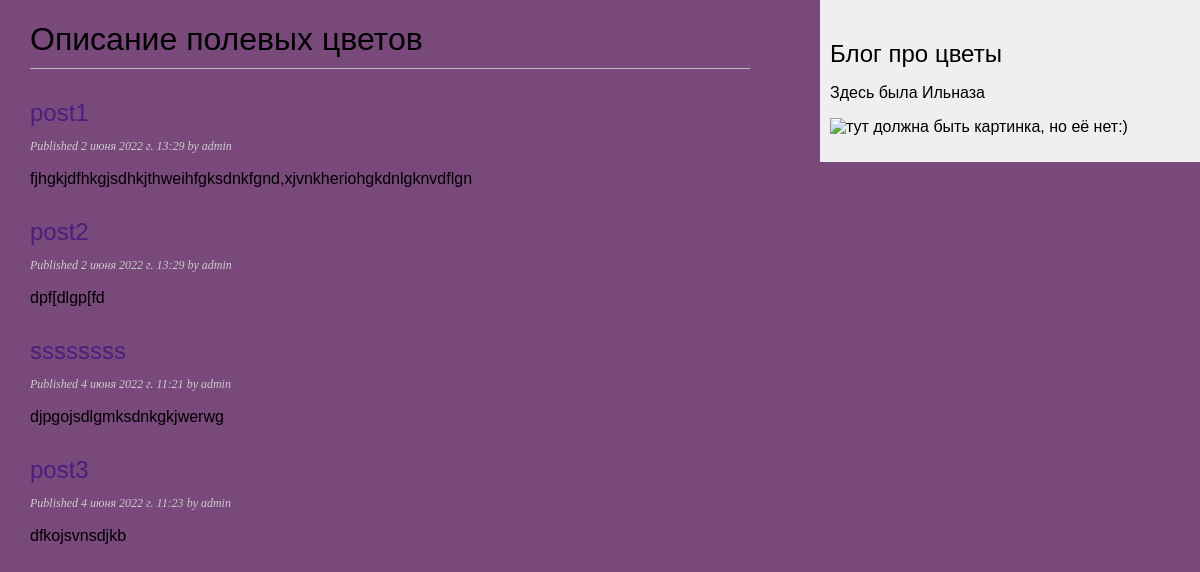
/blog/, run on an earlier commit of the app's database.
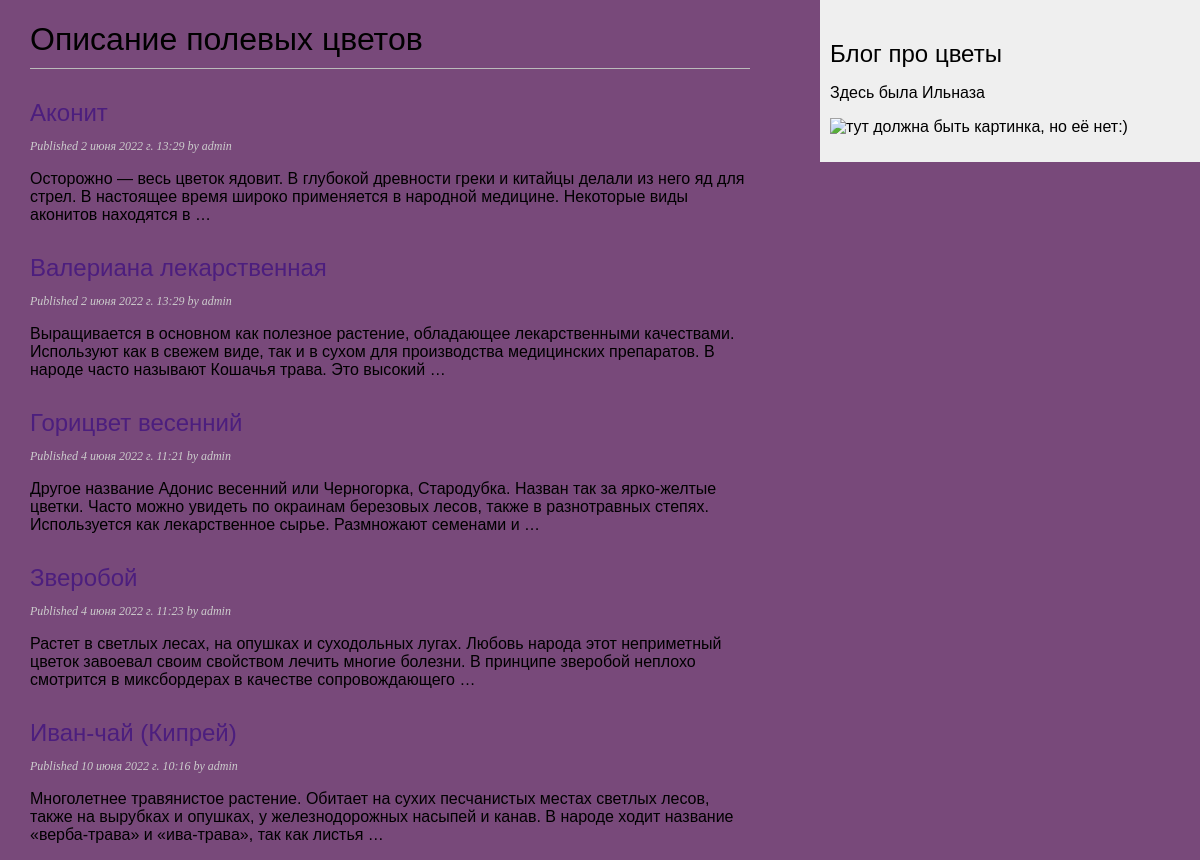
And on a later commit of the database.
### blog/models.py (models this page shows)
class Post(models.Model):
    class Status(models.TextChoices):
        DRAFT = 'DF', 'Draft'
        PUBLISHED = 'PB', 'Published'
    title = models.CharField(max_length=250)
    slug = models.SlugField(max_length=250)
    author = models.ForeignKey(User,
                               on_delete=models.CASCADE,
                               related_name='blog_posts')
    body = models.TextField()
    publish = models.DateTimeField(default=timezone.now)
    created = models.DateTimeField(auto_now_add=True)
    updated = models.DateTimeField(auto_now=True)
    status = models.CharField(max_length=2,
                              choices=Status.choices,
                              default=Status.DRAFT)
    objects = models.Manager() # The default manager.
    published = PublishedManager() # Our custom manager.

### blog/views.py (the view)
# urls.py: path('', views.post_list, name='post_list'),
def post_list(request):
    posts = Post.published.all()
    return render(request,
                 'blog/post/list.html',
                 {'posts': posts})

### blog/models.py (called while the page is built)
    def get_queryset(self):
        return super().get_queryset()\
                      .filter(status=Post.Status.PUBLISHED)

### blog/templates/blog/post/list.html (shortened to what this page needs)
{% extends "blog/base.html" %}
{% block content %}
  <h1>Описание полевых цветов</h1>
  {% for post in posts %}
    <h2>
      <a href="{% url 'blog:post_detail' post.id %}">
        {{ post.title }}
      </a>
    </h2>
    <p class="date">
      Published {{ post.publish }} by {{ post.author }}
    </p>
    {{ post.body|truncatewords:30|linebreaks }}
  {% endfor %}
{% endblock %}

### blog/templates/blog/base.html (shortened to what this page needs)
{% load static %}
<!DOCTYPE html>
<html>
<head>
  <link href="{% static "css/blog.css" %}" rel="stylesheet">
</head>
<body>
  <div id="content">
    {% block content %}
    {% endblock %}
  </div>
  <div id="sidebar">
    <h2>Блог про цветы</h2>
    <p>Здесь была Ильназа</p>
	<p><img src="https://www.maam.ru/upload/blogs/detsad-219171-1599324733.jpg" width="300" alt="тут должна быть картинка, но её нет:)"></p>
  </div>
</body>
</html>

### blog/static/css/blog.css (style rules this page uses)
body { margin:0; padding:0; font-family:helvetica, sans-serif; background-color: #78497a }
a { color:#00abff; text-decoration:none; }
h1 { font-weight:normal; border-bottom:1px solid #bbb; padding:0 0 10px 0; }
h2 { font-weight:normal; margin:30px 0 0; }
h2 a { color:#4c1e7e }
#content { float:left; width:60%; padding:0 0 0 30px; }
#sidebar { float:right; width:30%; padding:10px; background:#efefef; height:100%; }
p.date { color:#ccc; font-family: georgia, serif; font-size: 12px; font-style: italic; }

What changed in the data, as far as the page shows it:
changed Post: title "post1" → "Аконит"; body "fjhgkjdfhkgjsdhkjthweihfgksdnkfgnd,xjvnkheriohgkdnlgknvdflgn" → "Осторожно — весь цветок ядовит. В глубокой древности греки и китайцы делали из него яд для стрел. В настоящее время широко применяется в народной медицине. Некоторые виды аконитов находятся в …"
changed Post: title "post2" → "Валериана лекарственная"; body "dpf[dlgp[fd" → "Выращивается в основном как полезное растение, обладающее лекарственными качествами. Используют как в свежем виде, так и в сухом для производства медицинских препаратов. В народе часто называют Кошачья трава. Это высокий …"
changed Post: title "ssssssss" → "Горицвет весенний"; body "djpgojsdlgmksdnkgkjwerwg" → "Другое название Адонис весенний или Черногорка, Стародубка. Назван так за ярко-желтые цветки. Часто можно увидеть по окраинам березовых лесов, также в разнотравных степях. Используется как лекарственное сырье. Размножают семенами и …"
changed Post: title "post3" → "Зверобой"; body "dfkojsvnsdjkb" → "Растет в светлых лесах, на опушках и суходольных лугах. Любовь народа этот неприметный цветок завоевал своим свойством лечить многие болезни. В принципе зверобой неплохо смотрится в миксбордерах в качестве сопровождающего …"
added Post: title "Иван-чай (Кипрей)", publish "10 июня 2022 г. 10:16", author "admin", body "Многолетнее травянистое растение. Обитает на сухих песчанистых местах светлых лесов, также на вырубках и опушках, у железнодорожных насыпей и канав. В народе ходит название «верба-трава» и «ива-трава», так как листья …"
